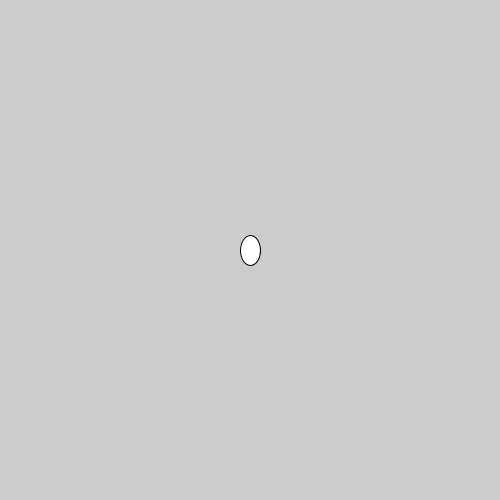
Frame 1 (no input)
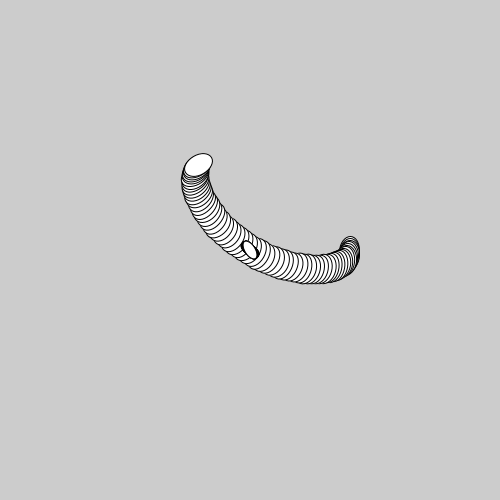
Frame 60 (the mouse pressed at the canvas centre just before this capture)
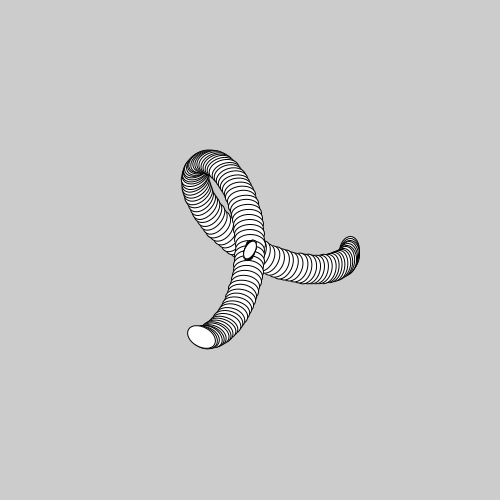
Frame 120 (the mouse held since frame 60 and released just before this capture)

The Processing sketch that drew these frames (run headless with seeded random() and noise(); from frame 60 on, the mouse is pressed at the canvas centre):

// Processing sketch: processing_137835
// ── processing_137835.pde

float x=0;
float y=0;
float r=0;
float o=0;
void setup() {
size(500,500);
}
void draw() {
translate(250,250);
rotate(o);

ellipse(0,0,20,10);
translate(r*100,0);
ellipse(0,0,20,30);

r= cos(3*o);
o= o + (PI/180);
}
